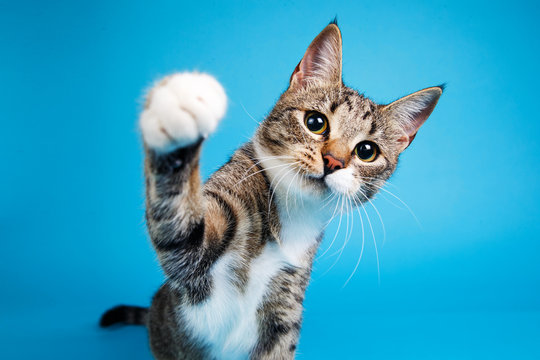
#> input picture libraries/opencv/data/cat.jpg, 540 x 360 px, found by its file name
$ python thresholding.py
#> lines starting #> are read from the running program, lines starting #| are printed output that depends on the picture; after the words box and inside, x2 and y2 are one past the last pixel; in counts of white or black regions, pixels touching at a corner belong together
import cv2

# Read an image
image = cv2.imread("/home/su-rays/projects/skills/libraries/opencv/data/cat.jpg", 0)  # Grayscale
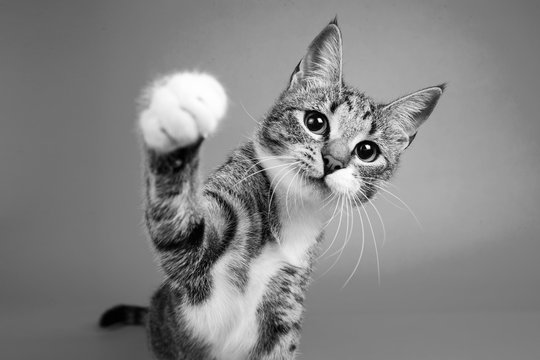
#> image: shape (360, 540); min 0, max 255, mean 132.4

# Binary thresholding
_, binary = cv2.threshold(image, 127, 255, cv2.THRESH_BINARY)
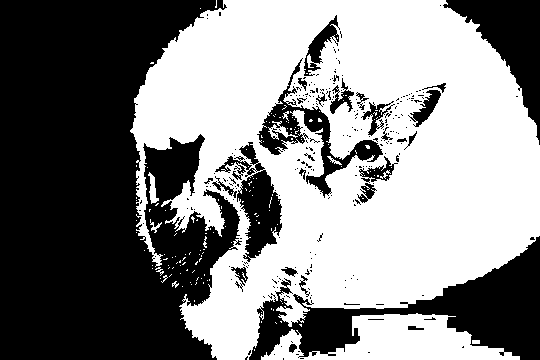
#> binary: shape (360, 540); 52% white; 256 black regions (227 under 20 px), largest, box (x1, y1, x2, y2) and area: (0, 0, 242, 360) 65553, (249, 236, 540, 360) 12245, (443, 0, 540, 145) 5201

# Adaptive thresholding
adaptive = cv2.adaptiveThreshold(image, 255, cv2.ADAPTIVE_THRESH_GAUSSIAN_C, cv2.THRESH_BINARY, 11, 2)
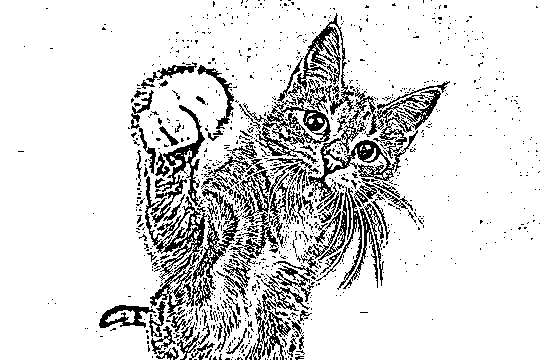
#> adaptive: shape (360, 540); 85.4% white; black in thin lines or dots

# Otsu's thresholding
_, otsu = cv2.threshold(image, 0, 255, cv2.THRESH_BINARY + cv2.THRESH_OTSU)
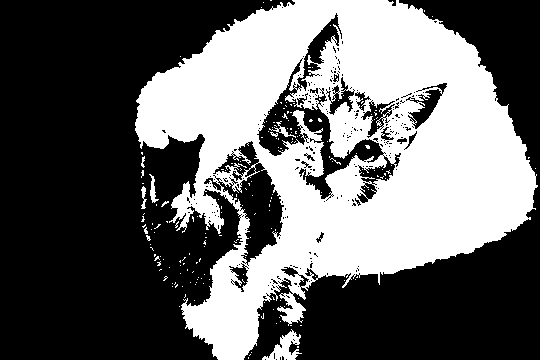
#> otsu: shape (360, 540); 39.7% white; 192 white regions (185 under 20 px), largest, box (x1, y1, x2, y2) and area: (135, 0, 538, 360) 75811, (262, 329, 302, 360) 530, (149, 174, 159, 203) 115

# Display results
cv2.imshow('Binary', binary)
cv2.imshow('Adaptive', adaptive)
cv2.imshow('Otsu', otsu)

cv2.waitKey(0)
cv2.destroyAllWindows()

$ run again, with libraries/opencv/data/bird.jpeg copied over libraries/opencv/data/cat.jpg
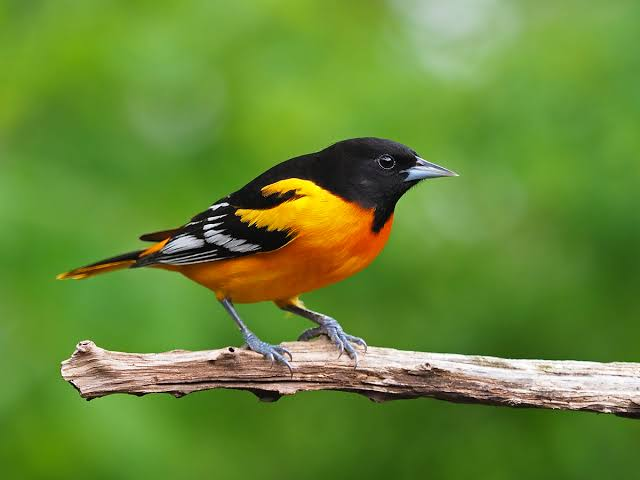
#> input picture libraries/opencv/data/bird.jpeg, 640 x 480 px, found by its file name
#> `_, binary = cv2.threshold(image, 127, 255, cv2.THRESH_BINARY)`:
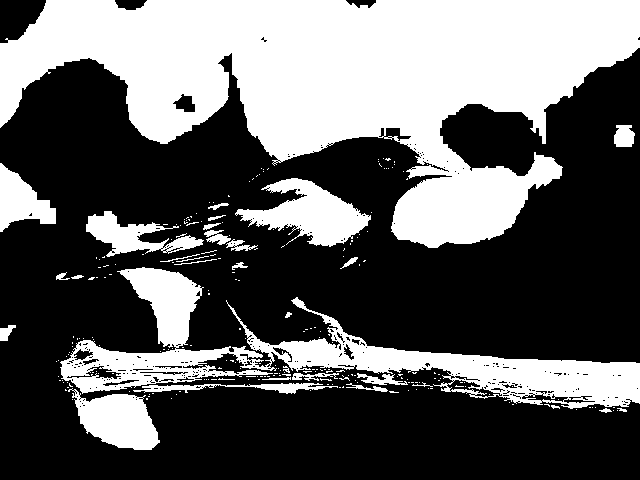
#> binary: shape (480, 640); 37.9% white; 244 white regions (213 under 20 px), largest, box (x1, y1, x2, y2) and area: (0, 0, 640, 248) 80017, (60, 267, 640, 409) 20640, (235, 178, 371, 247) 4502
#> adaptive: shape (480, 640); 90.2% white; 1144 black regions (1084 under 20 px), largest, box (x1, y1, x2, y2) and area: (55, 285, 640, 419) 12741, (60, 137, 464, 296) 9569, (495, 378, 640, 392) 527
#> `_, otsu = cv2.threshold(image, 0, 255, cv2.THRESH_BINARY + cv2.THRESH_..`:
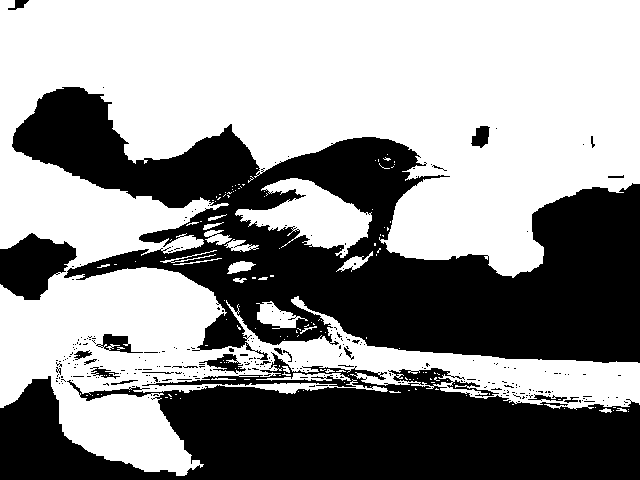
#> otsu: shape (480, 640); 57.3% white; 282 black regions (259 under 20 px), largest, box (x1, y1, x2, y2) and area: (12, 87, 640, 363) 74621, (0, 352, 640, 480) 50469, (0, 233, 77, 300) 3287
